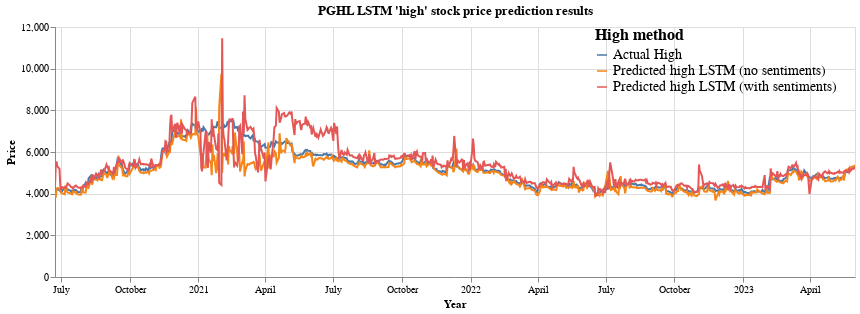

Notebook code for this chart:
### Code cell
high_price = alt.Chart(melted_df, title="PGHL LSTM 'high' stock price prediction results").mark_line().encode(
    x=alt.X('date:T', title="Year"),
    y = alt.Y('High prediction price:Q', title="Price"),
    color = alt.Color('High method:N',legend=alt.Legend(orient='right',direction = 'vertical',labelLimit = 400))
    ).properties(height = 250, width = 800
    ).configure_legend(
    offset=-260,
    symbolDirection='vertical',
        titleFontSize=16,
        labelFontSize=14
    )

high_price.interactive()

### Figure 1 — Vega-Lite specification as saved in the notebook (floating-point values rounded to 4 significant figures; data arrays with more than 128 entries replaced by an {"elided": "..."} marker saying what was removed)
{"usermeta": {"embedOptions": {"theme": "fivethirtyeight"}}, "config": {"view": {"continuousWidth": 300, "continuousHeight": 300}, "legend": {"labelFontSize": 14, "offset": -260, "symbolDirection": "vertical", "titleFontSize": 16}}, "data": {"name": "data-73b87ed4c47d7d2b6c95d9f74bb72e12"}, "mark": {"type": "line"}, "encoding": {"color": {"field": "High method", "legend": {"direction": "vertical", "labelLimit": 400, "orient": "right"}, "type": "nominal"}, "x": {"field": "date", "title": "Year", "type": "temporal"}, "y": {"field": "High prediction price", "title": "Price", "type": "quantitative"}}, "height": 250, "params": [{"name": "param_1", "select": {"type": "interval", "encodings": ["x", "y"]}, "bind": "scales"}], "title": "PGHL LSTM 'high' stock price prediction results", "width": 800, "$schema": "https://vega.github.io/schema/vega-lite/v5.8.0.json", "datasets": {"data-73b87ed4c47d7d2b6c95d9f74bb72e12": {"elided": "2181 records"}}}
